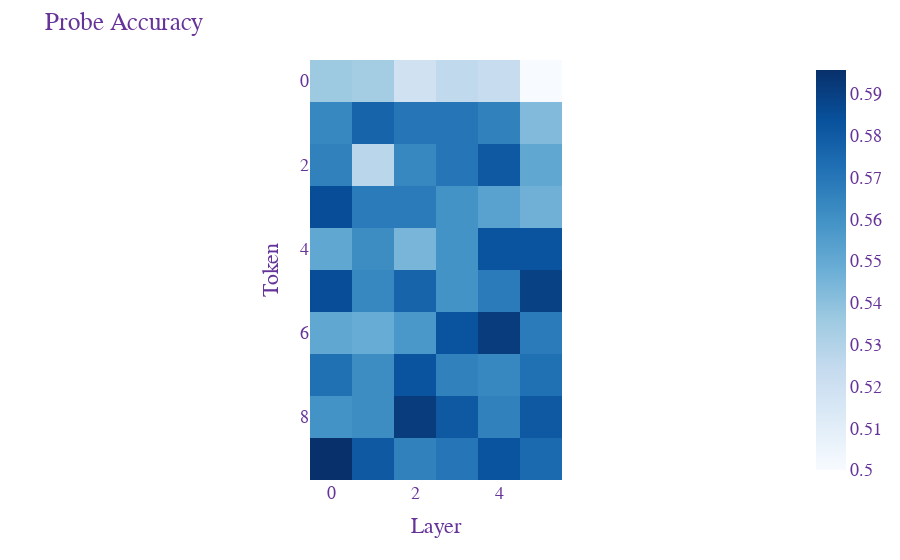

Notebook source saved alongside this figure:
### Code cell
# probe acc plot
fig = px.imshow(probe_acc, x = list(range(6)), y = list(range(10)), color_continuous_scale='Blues')
fig.update_layout(
    title="Probe Accuracy",
    xaxis_title="Layer",
    yaxis_title="Token",
    font=dict(
        family="Courier New, monospace",
        size=18,
        color="RebeccaPurple"
    )
)
fig.show()

### Figure 1 — Plotly figure (JSON) as saved in the notebook; plotly's stock layout.template omitted (floating-point values rounded to 4 significant figures)
{"data": [{"coloraxis": "coloraxis", "hovertemplate": "x: %{x}<br>y: %{y}<br>color: %{z}<extra></extra>", "name": "0", "type": "heatmap", "x": [0, 1, 2, 3, 4, 5], "xaxis": "x", "y": [0, 1, 2, 3, 4, 5, 6, 7, 8, 9], "yaxis": "y", "z": [[0.5362, 0.534, 0.5191, 0.5255, 0.5234, 0.5], [0.5638, 0.5766, 0.5702, 0.5702, 0.566, 0.5426], [0.566, 0.5277, 0.5638, 0.5702, 0.5809, 0.5511], [0.5851, 0.5681, 0.5681, 0.5596, 0.5532, 0.5468], [0.5511, 0.5617, 0.5447, 0.5596, 0.583, 0.583], [0.5851, 0.5638, 0.5766, 0.5596, 0.5681, 0.5894], [0.5511, 0.5489, 0.5574, 0.583, 0.5915, 0.5681], [0.5723, 0.5617, 0.583, 0.566, 0.5638, 0.5723], [0.5596, 0.5617, 0.5915, 0.5809, 0.566, 0.5809], [0.5957, 0.5809, 0.566, 0.5702, 0.583, 0.5745]]}], "layout": {"coloraxis": {"colorscale": [[0, "rgb(247,251,255)"], [0.125, "rgb(222,235,247)"], [0.25, "rgb(198,219,239)"], [0.375, "rgb(158,202,225)"], [0.5, "rgb(107,174,214)"], [0.625, "rgb(66,146,198)"], [0.75, "rgb(33,113,181)"], [0.875, "rgb(8,81,156)"], [1, "rgb(8,48,107)"]]}, "font": {"color": "RebeccaPurple", "family": "Courier New, monospace", "size": 18}, "margin": {"t": 60}, "title": {"text": "Probe Accuracy"}, "xaxis": {"anchor": "y", "constrain": "domain", "domain": [0, 1], "scaleanchor": "y", "title": {"text": "Layer"}}, "yaxis": {"anchor": "x", "autorange": "reversed", "constrain": "domain", "domain": [0, 1], "title": {"text": "Token"}}}}
